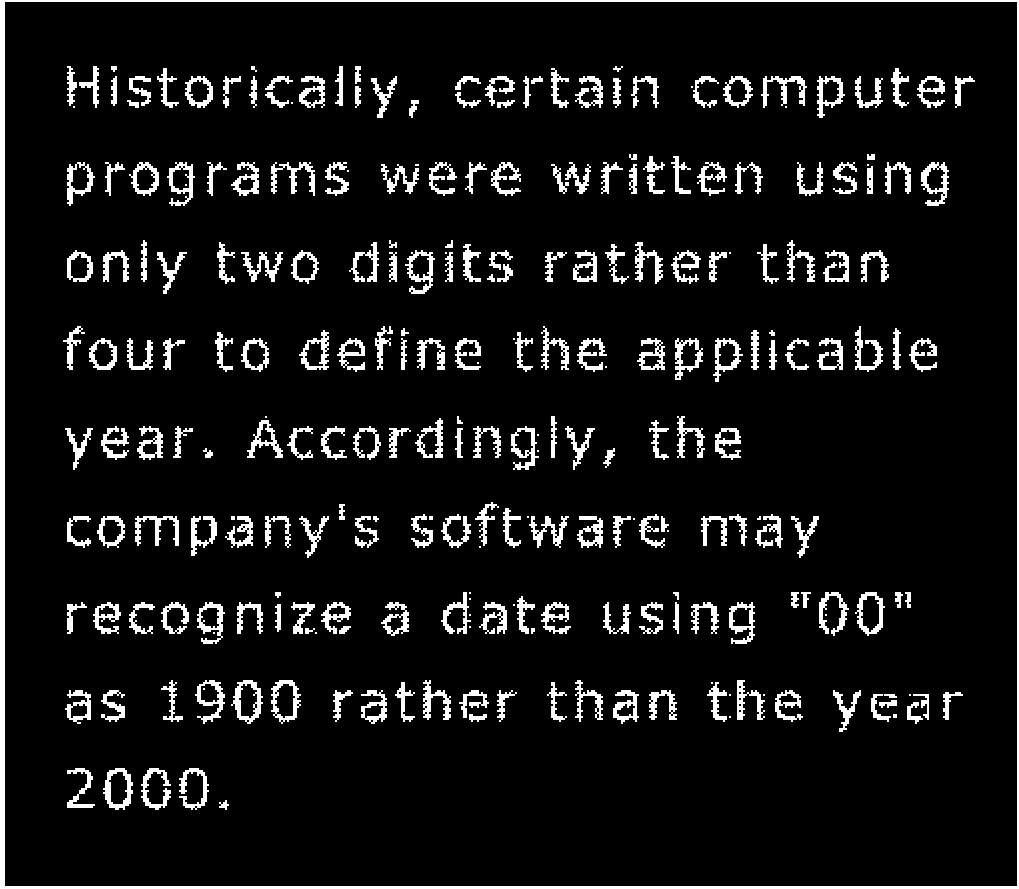
#> input picture HW9/Questions/text-broken.tif, 1019 x 889 px, found by its file name
$ python '314512091_宋庭宇_DIP_9_1.py'
#> lines starting #> are read from the running program, lines starting #| are printed output that depends on the picture; after the words box and inside, x2 and y2 are one past the last pixel; in counts of white or black regions, pixels touching at a corner belong together
import numpy as np
import cv2
from matplotlib import pyplot as plt
from PIL import Image as PILImage

def Morpho(Image):
    copy_img = Image.copy()
    ret, binary_img = cv2.threshold(copy_img, 127, 255, cv2.THRESH_BINARY)
    kernel = cv2.getStructuringElement(cv2.MORPH_RECT, (3, 3))
    dilated_img = cv2.dilate(binary_img, kernel, iterations=1)
    return dilated_img

def main():
    path = 'text-broken.tif'
    img = cv2.imread(path, cv2.IMREAD_GRAYSCALE)
#> img: shape (889, 1019); 8.3% white; 266 white regions (38 under 20 px), largest, box (x1, y1, x2, y2) and area: (0, 0, 1019, 889) 11283, (231, 680, 263, 724) 536, (921, 162, 949, 206) 524
    final_img = Morpho(img)
#> in Morpho, `dilated_img = cv2.dilate(binary_img, kernel, iterations=1)`:
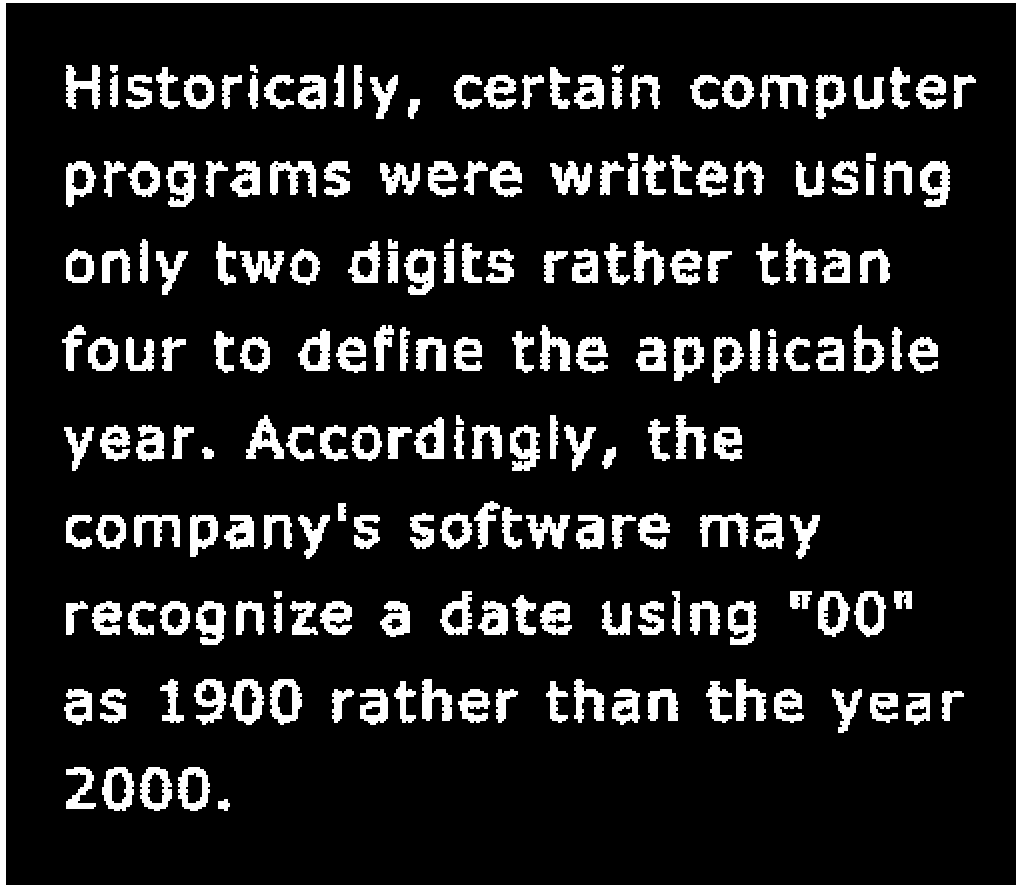
#> dilated_img: shape (889, 1019); 13.6% white; 202 white regions, largest, box (x1, y1, x2, y2) and area: (0, 0, 1019, 889) 15071, (270, 161, 316, 197) 904, (760, 75, 808, 109) 868
    cv2.imwrite('text-fix.png', cv2.bitwise_not(final_img))
    plt.subplot(1, 2, 1)
    plt.title('Original Image')
    plt.imshow(img, cmap='gray')
    plt.axis('off')
    plt.subplot(1, 2, 2)
    plt.title('Processed Image')
    plt.imshow(final_img, cmap='gray')
    plt.axis('off')
    plt.show()
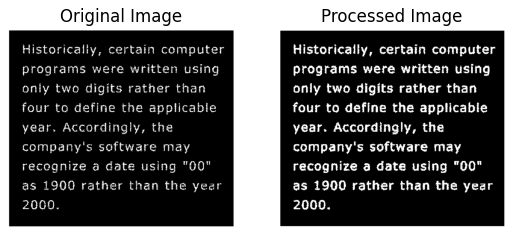
#> figure drawn by matplotlib, 2 panels

if __name__ == "__main__":
    main()

$ run again, with HW9/Questions/text.tif copied over HW9/Questions/text-broken.tif
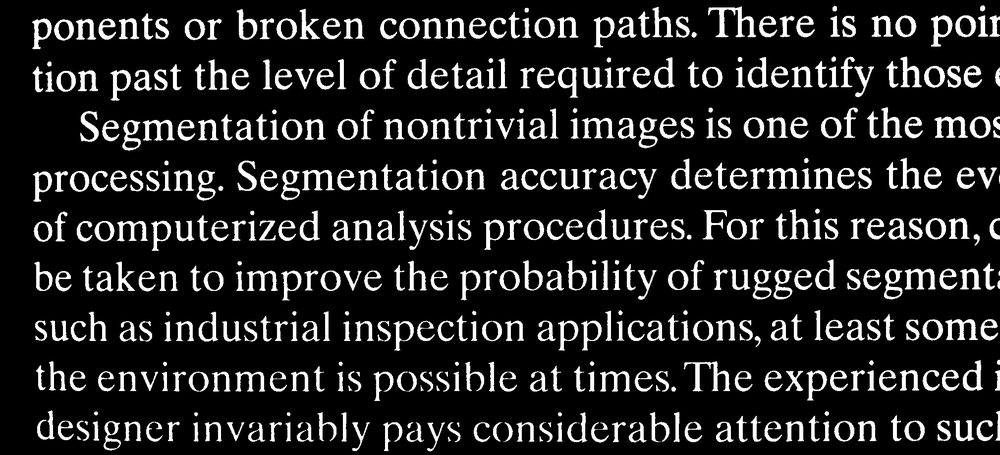
#> input picture HW9/Questions/text.tif, 1000 x 455 px, shrunk from 2018 x 918 before the run, found by its file name
#> in main, img is the input picture: shape (455, 1000); min 0, max 255, mean 35.5
#> in Morpho, `ret, binary_img = cv2.threshold(copy_img, 127, 255, cv2.THRESH_BINARY)`:
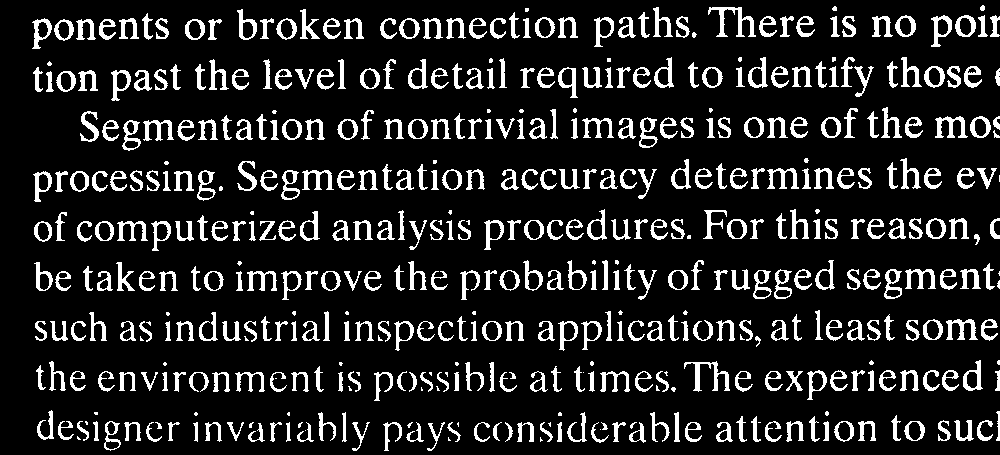
#> binary_img: shape (455, 1000); 13.8% white; 496 white regions (73 under 20 px), largest, box (x1, y1, x2, y2) and area: (708, 7, 756, 37) 475, (684, 361, 730, 392) 423, (935, 116, 968, 138) 341
#> dilated_img: shape (455, 1000); 25.5% white; 445 white regions (2 under 20 px), largest, box (x1, y1, x2, y2) and area: (814, 56, 875, 98) 1008, (121, 119, 175, 152) 953, (280, 169, 335, 201) 929
#> in main, `plt.show()`:
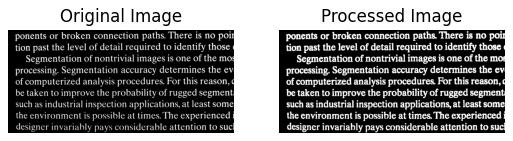
#> figure drawn by matplotlib, 2 panels
